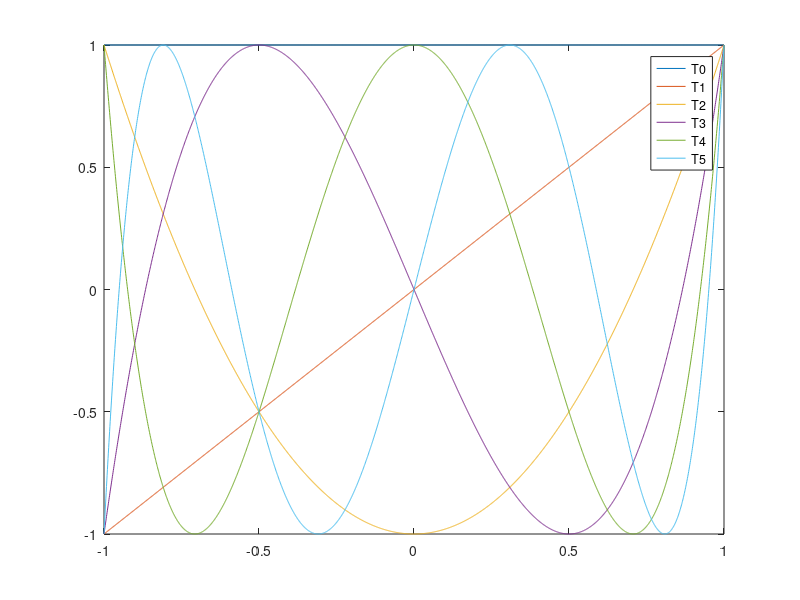

Recreate this plot in MATLAB.
function chebp

% zobrazi Cebysevovy polynomu radu 0 - 5

x=-1:0.001:1;

T0=x*0+1;
T1=x;
T2=2*x.*T1-T0;
T3=2*x.*T2-T1;
T4=2*x.*T3-T2;
T5=2*x.*T4-T3;

plot(x,T0,x,T1,x,T2,x,T3,x,T4,x,T5);
legend('T0','T1','T2','T3','T4','T5');

end
